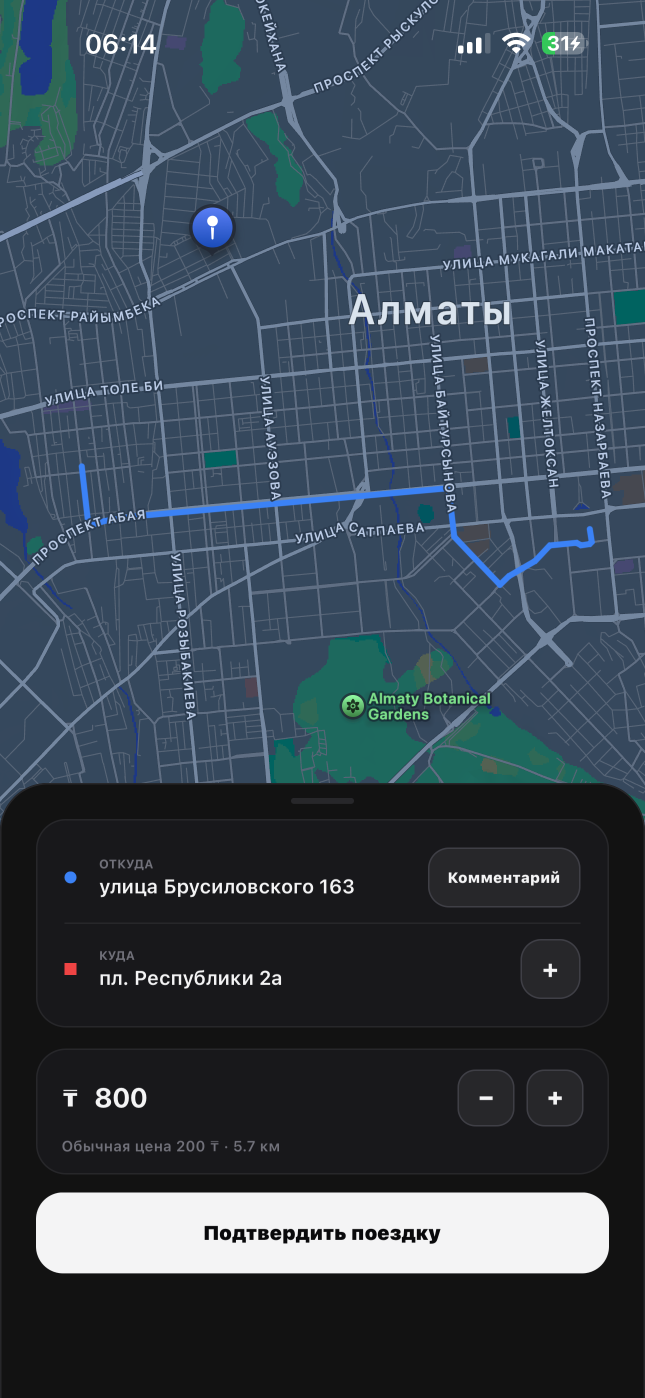
#> input picture store-screenshots/src/IMG_0036.PNG, 1290 x 2796 px (shown at 1/2 size)
$ python frames.py
#> lines starting #> are read from the running program, lines starting #| are printed output that depends on the picture; after the words box and inside, x2 and y2 are one past the last pixel; in counts of white or black regions, pixels touching at a corner belong together
# Собирает витринные кадры для App Store из реальных скриншотов приложения.
#
#   python3 store-screenshots/frames.py
#
# Исходники — снимки с iPhone 14 Pro Max, 1290x2796, лежат в src/ рядом.
# Кадр = тот же скриншот в скруглённой рамке на тёмном фоне с подписью;
# сам экран не дорисовывается — Apple это запрещает (Guideline 2.3.3).
from PIL import Image, ImageDraw, ImageFont, ImageFilter
import os

W, H = 1290, 2796
FONT = "/usr/share/fonts/inter/InterVariable.ttf"
BASE = os.path.dirname(os.path.abspath(__file__))
SRC, OUT = os.path.join(BASE, "src"), os.path.join(BASE, "out")

SHOT_W = 1046
SHOT_X = (W - SHOT_W) // 2
SHOT_Y = 486
RADIUS = 54

BG = (10, 10, 12)


def font(size, weight="Black"):
    f = ImageFont.truetype(FONT, size)
    f.set_variation_by_name(weight)
    return f


def glow(img, color, cx, cy, r, strength):
#> called with color = (59, 130, 246), cx = 645, cy = 526, r = 640, strength = 0.17
    layer = Image.new("RGB", (W, H), BG)
    d = ImageDraw.Draw(layer)
    d.ellipse([cx - r, cy - r, cx + r, cy + r], fill=color)
    layer = layer.filter(ImageFilter.GaussianBlur(r // 2))
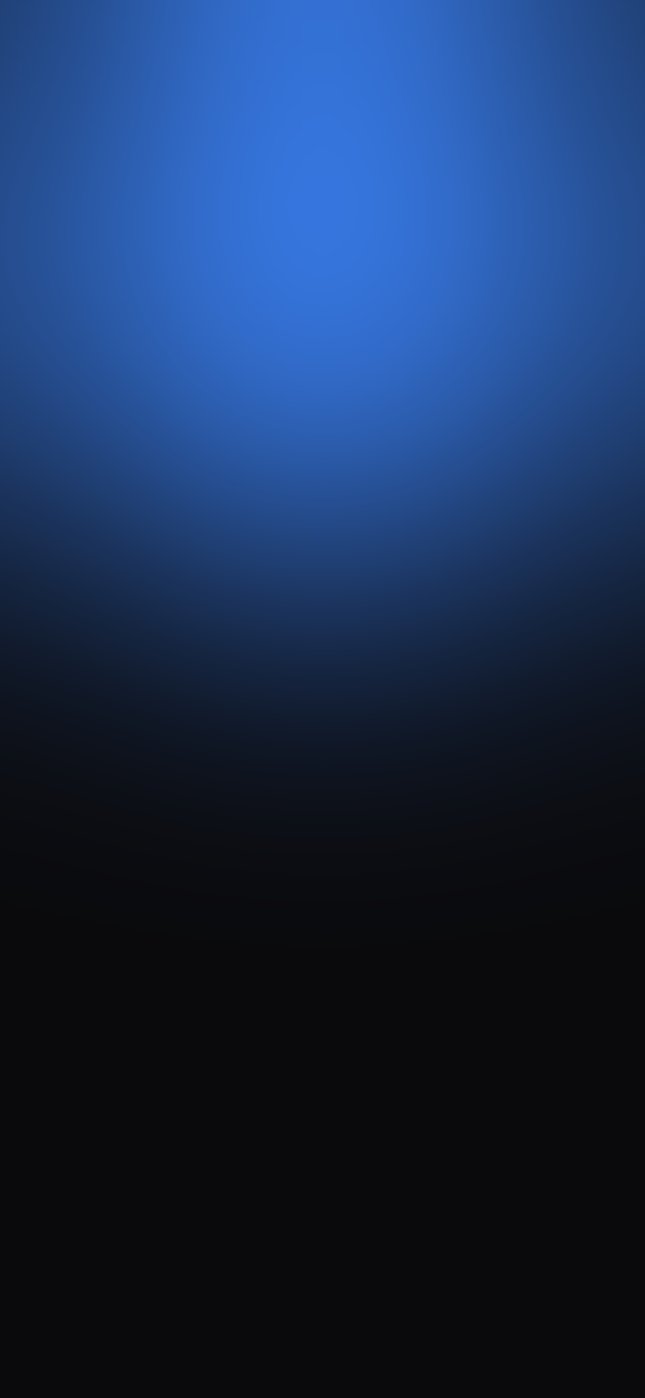
#> layer: PIL image 1290x2796 RGB (shown at 1/2 size); mean R, G, B 24.4, 45.4, 81
    return Image.blend(img, layer, strength)


def rounded(im, rad):
    mask = Image.new("L", im.size, 0)
    ImageDraw.Draw(mask).rounded_rectangle([0, 0, im.size[0] - 1, im.size[1] - 1], rad, fill=255)
    out = Image.new("RGBA", im.size, (0, 0, 0, 0))
    out.paste(im, (0, 0), mask)
    return out


def draw_caption(img, lines, accent):
    d = ImageDraw.Draw(img)
    size = 84
    f = font(size)
    while max(d.textlength(l, font=f) for l in lines) > W - 200:
        size -= 4
        f = font(size)
    lh = int(size * 1.14)
    total = lh * len(lines)
    y = 300 - total // 2
    for i, line in enumerate(lines):
        w = d.textlength(line, font=f)
        d.text(((W - w) / 2, y + i * lh), line, font=f, fill=(250, 250, 252))
    # accent underline
    bar_w, bar_h = 96, 8
    d.rounded_rectangle(
        [(W - bar_w) // 2, y + total + 44, (W + bar_w) // 2, y + total + 44 + bar_h],
        bar_h // 2, fill=accent)


def build(src, lines, accent, dest):
    img = Image.new("RGB", (W, H), BG)
    img = glow(img, accent, W // 2, SHOT_Y + 40, 640, 0.17)
    img = glow(img, accent, W // 2, 250, 420, 0.07)
#> call 2 of glow, with color = (59, 130, 246), cx = 645, cy = 250, r = 420, strength = 0.07
#> in glow (call 2), `layer = layer.filter(ImageFilter.GaussianBlur(r // 2))`:
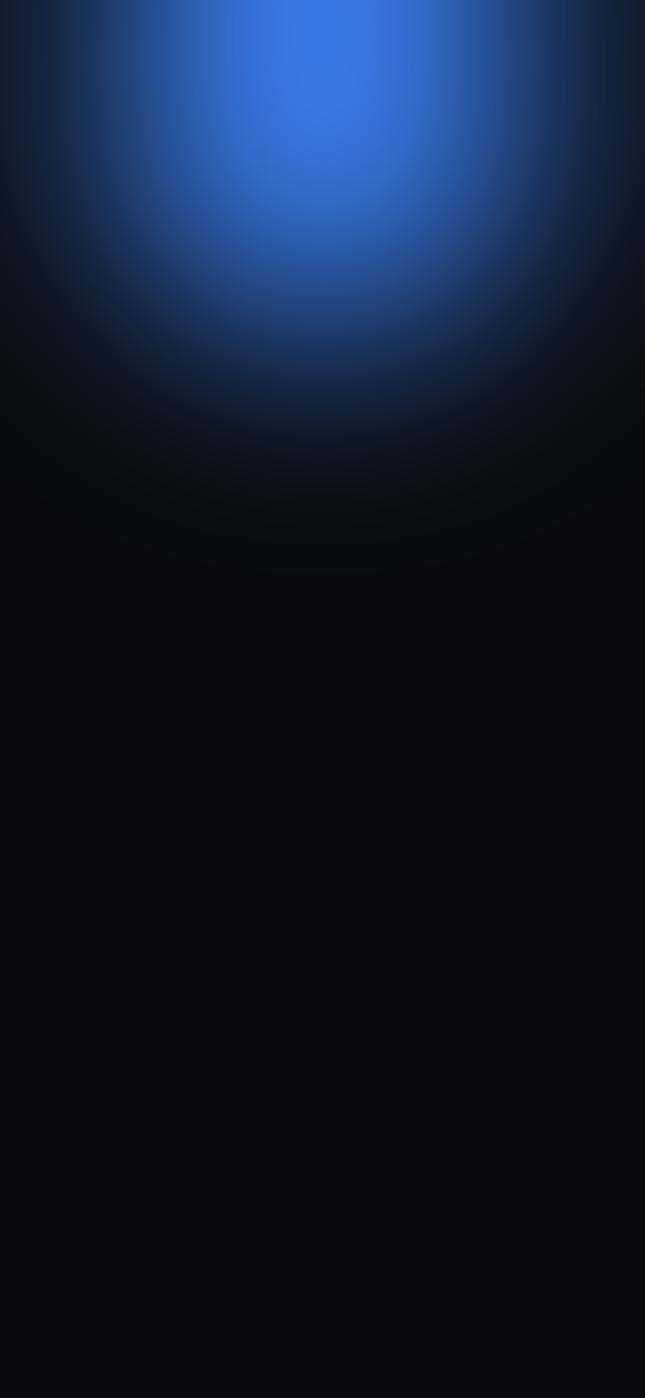
#> layer: PIL image 1290x2796 RGB (shown at 1/2 size); mean R, G, B 16.2, 25.3, 41.8

    shot = Image.open(os.path.join(SRC, src)).convert("RGB")
#> shot is the input picture: PIL image 1290x2796 RGB; mean R, G, B 55.8, 68.4, 80.1
    sh = round(SHOT_W * shot.height / shot.width)
#> sh = 2267
    shot = shot.resize((SHOT_W, sh), Image.LANCZOS)
#> shot: PIL image 1046x2267 RGB
    shot = rounded(shot, RADIUS)
#> in rounded, `mask = Image.new("L", im.size, 0)`: mask: PIL image 1046x2267 L; every value is 0
#> in rounded, `ImageDraw.Draw(mask).rounded_rectangle([0, 0, im.size[0] - 1, im.size[..`:
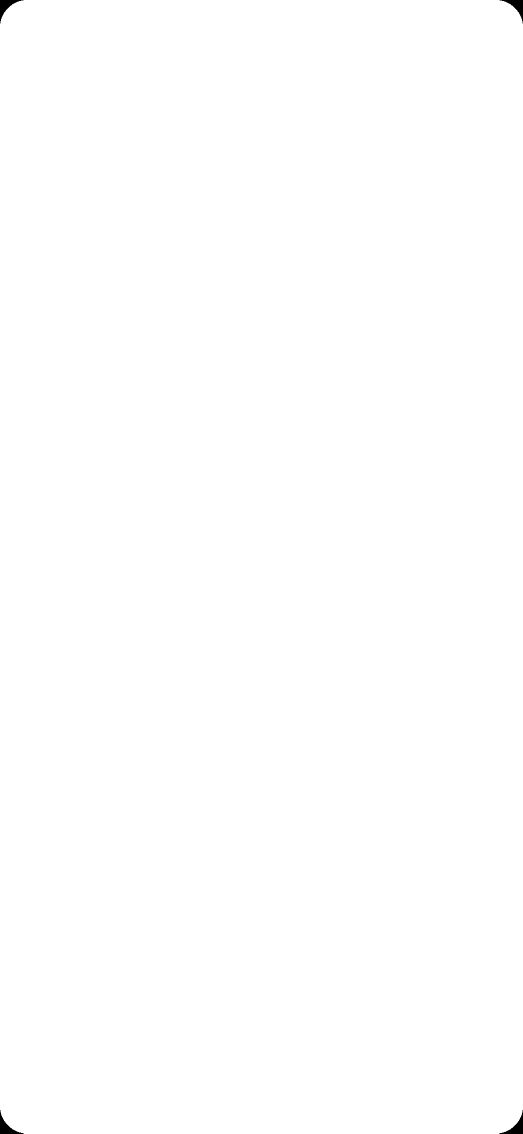
#> mask: PIL image 1046x2267 L (shown at 1/2 size); 99.9% white; 4 black regions, box (x1, y1, x2, y2) and area: (0, 0, 47, 47) 642, (999, 0, 1046, 47) 642, (0, 2220, 47, 2267) 642, (999, 2220, 1046, 2267) 642
#> in rounded, `out = Image.new("RGBA", im.size, (0, 0, 0, 0))`: out: PIL image 1046x2267 RGBA; every value is 0

    shadow = Image.new("RGBA", (W, H), (0, 0, 0, 0))
#> shadow: PIL image 1290x2796 RGBA; every value is 0
    ImageDraw.Draw(shadow).rounded_rectangle(
        [SHOT_X, SHOT_Y + 26, SHOT_X + SHOT_W, SHOT_Y + sh], RADIUS, fill=(0, 0, 0, 190))
    shadow = shadow.filter(ImageFilter.GaussianBlur(38))
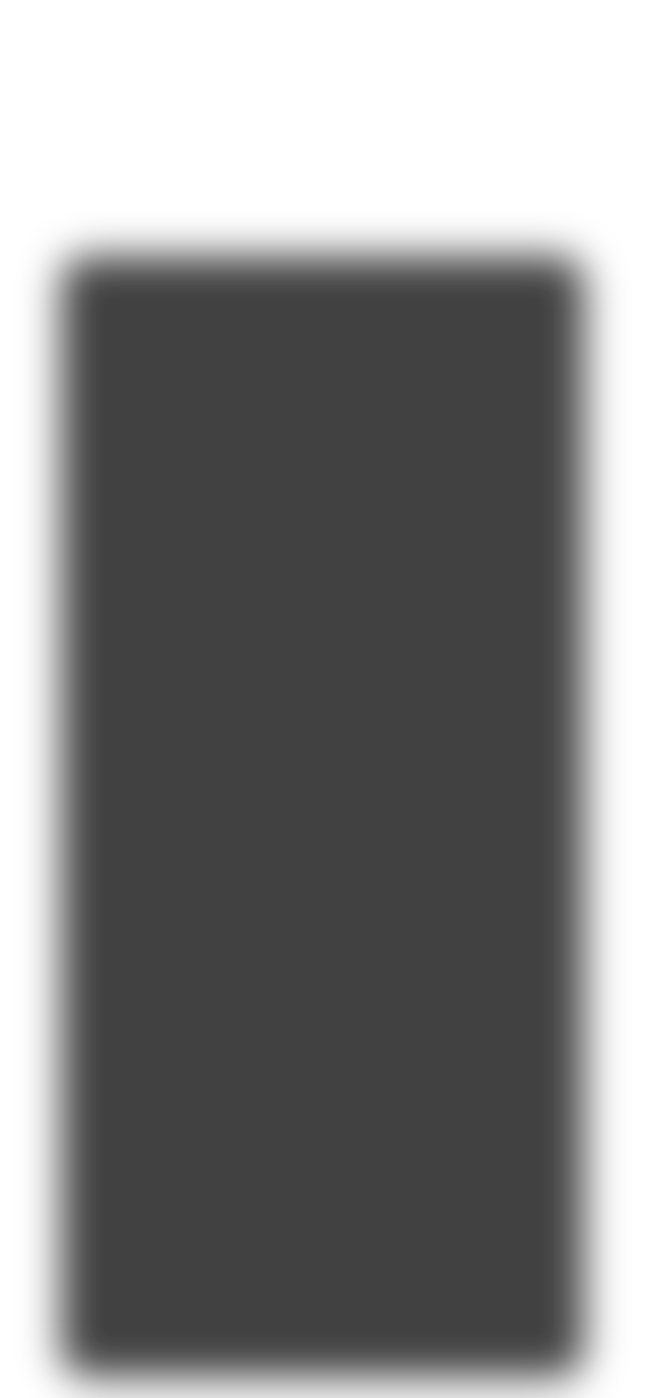
#> shadow: PIL image 1290x2796 RGBA (shown at 1/2 size); mean R, G, B, A 0, 0, 0, 123.4; transparent parts drawn white
    img = Image.alpha_composite(img.convert("RGBA"), shadow)
#> img: PIL image 1290x2796 RGBA

    img.paste(shot, (SHOT_X, SHOT_Y), shot)
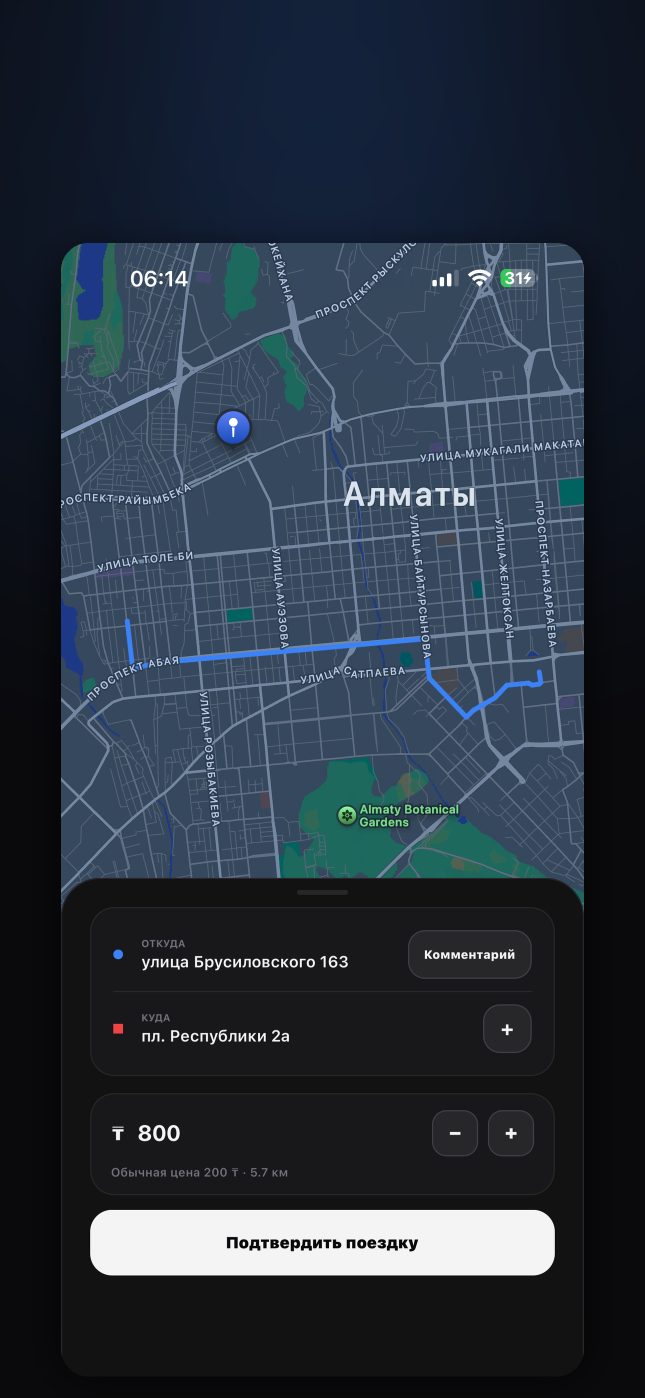
#> img: PIL image 1290x2796 RGBA (shown at 1/2 size); mean R, G, B, A 41.1, 51.5, 63.3, 255

    border = Image.new("RGBA", (W, H), (0, 0, 0, 0))
    ImageDraw.Draw(border).rounded_rectangle(
        [SHOT_X, SHOT_Y, SHOT_X + SHOT_W - 1, SHOT_Y + sh - 1], RADIUS,
        outline=(255, 255, 255, 38), width=3)
    img = Image.alpha_composite(img, border)

    img = img.convert("RGB")
#> img: PIL image 1290x2796 RGB
    draw_caption(img, lines, accent)
    img.save(os.path.join(OUT, dest), "PNG")
    print(dest, img.size)


AMBER = (251, 146, 60)
BLUE = (59, 130, 246)
GREEN = (16, 185, 129)

JOBS = [
    ("IMG_0036.PNG", ["Машина", "за пару минут"], BLUE, "01-taxi.png"),
    ("IMG_0037.PNG", ["Такси, курьер,", "еда, межгород"], BLUE, "02-home.png"),
    ("IMG_0038.PNG", ["Посылка доедет", "без тебя"], AMBER, "03-courier.png"),
    ("IMG_0047.PNG", ["Заработай", "на своей машине"], GREEN, "04-driver.png"),
    ("IMG_0041.PNG", ["В город", "и обратно"], BLUE, "05-intercity.png"),
    ("IMG_0054.PNG", ["Еда из", "местных кафе"], AMBER, "06-food.png"),
    ("IMG_0055.PNG", ["Плов, лагман,", "манты"], AMBER, "07-menu.png"),
    ("IMG_0053.PNG", ["Один аккаунт —", "три режима работы"], GREEN, "08-modes.png"),
    ("IMG_0050.PNG", ["Свой рейс", "за минуту"], BLUE, "09-trip.png"),
    ("IMG_0052.PNG", ["Водители", "с документами"], GREEN, "10-profile.png"),
]

if __name__ == "__main__":
    os.makedirs(OUT, exist_ok=True)
    for j in JOBS:
#> (the run stopped early here; a loop or call above may not have finished)
